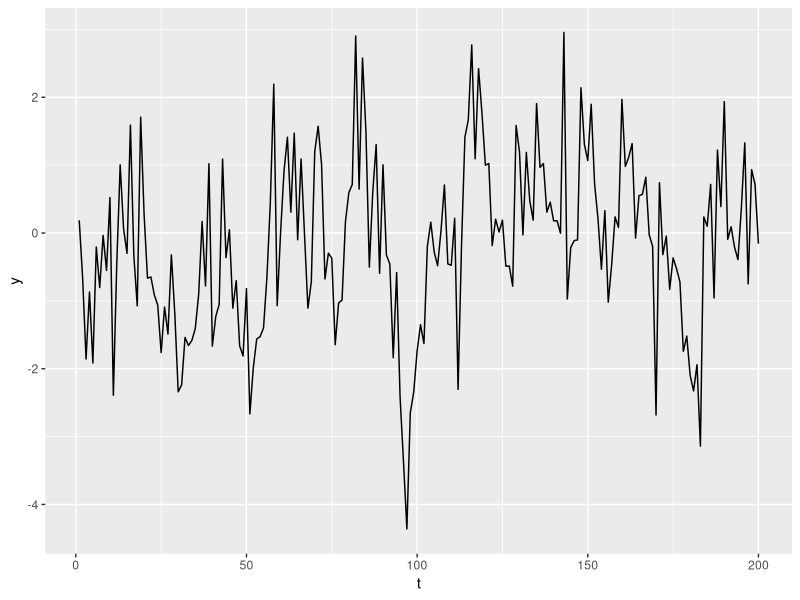
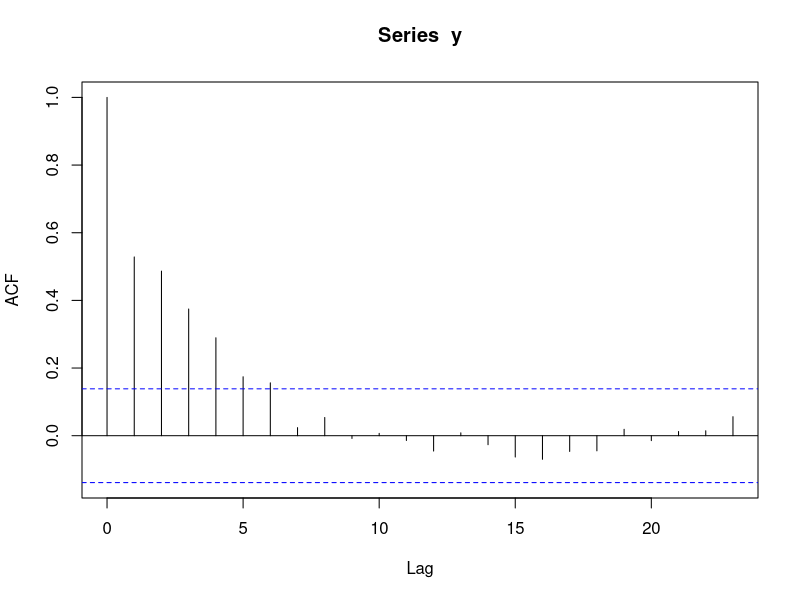

The R source for these figures, in order:
## ---- chunk 1
  knitr::opts_chunk$set(echo = TRUE)
  knitr::opts_chunk$set(dev = 'pdf')
  def.chunk.hook  <- knitr::knit_hooks$get("chunk")
  knitr::knit_hooks$set(chunk = function(x, options) {
    x <- def.chunk.hook(x, options)
    ifelse(options$size != "normalsize", paste0("\n \\", options$size,"\n\n", x, "\n\n \\normalsize"), x)
  })
## ---- chunk 2
library(ggplot2)
y <- arima.sim(model = list(ma = c(0.5, 0.4, 0.3, 0.2, 0.1)), n = 200)
t <- 1:200
df <- data.frame(y=y, t=t)
ggplot(df, aes(x=t, y=y)) + 
  geom_line()
## ---- chunk 3
acf(y)
